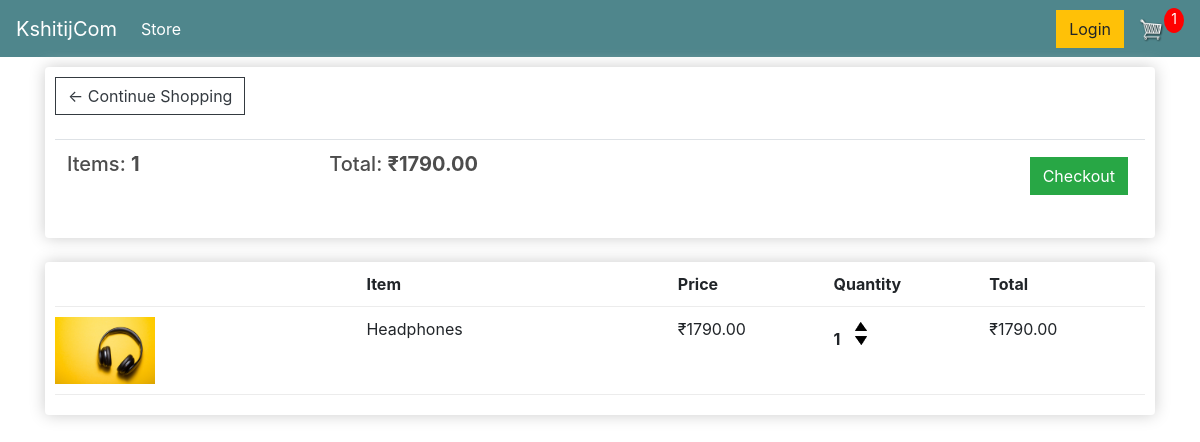
The app's page /cart/ (signed in) with its own data.
### store/models.py (models this page shows, shortened)
class Order(models.Model):
    customer = models.ForeignKey(Customer, on_delete=models.SET_NULL, blank=True, null=True)
    date_ordered = models.DateTimeField(auto_now_add=True)
    complete = models.BooleanField(default=False, null=True, blank=False)
    transcation_id = models.CharField(max_length=200, null=True)
    @property
    def get_cart_total(self):
        orderitems = self.orderitem_set.all()
        total = sum([item.get_total for item in orderitems])
        return total
    @property
    def get_cart_items(self):
        orderitems = self.orderitem_set.all()
        total = sum([item.quantity for item in orderitems])
        return total

class OrderItem(models.Model):
    product = models.ForeignKey(Product, on_delete=models.SET_NULL, blank=False, null=True)
    order = models.ForeignKey(Order, on_delete=models.SET_NULL, blank=False, null=True)
    quantity = models.IntegerField(default=0, null=True, blank=True)
    date_added = models.DateTimeField(auto_now_add=True)
    @property
    def get_total(self):
        total = self.product.price * self.quantity
        return total

class Product(models.Model):
    name = models.CharField(max_length=200, null=True)
    price = models.DecimalField(max_digits=7, decimal_places=2)
    digital = models.BooleanField(default=False, null=True, blank=False)
    image = models.ImageField(null=True, blank=True, default="static/images/NOimage.jpg")
    @property
    def imageURL(self):
        try:
            url = self.image.url
        except:
            url = "static/images/NOimage.jpg"
        return url

### store/views.py (the view)
# urls.py: path('cart/', views.cart, name='cart'),
def cart(request):
    data = cartData(request)
    cartItems = data['cartItems']
    order = data['order']
    items = data['items']
    context = {'items': items, 'order': order, 'cartItems': cartItems}
    return render(request, 'store/cart.html', context)

### store/utils.py (called while the page is built)
def cartData(request):
    if request.user.is_authenticated:
        customer = request.user.customer
        order, created = Order.objects.get_or_create(customer=customer, complete=False)
        items = order.orderitem_set.all()
        cartItems = order.get_cart_items
    else:
        cookieData = cookieCart(request)
        cartItems = cookieData['cartItems']
        order = cookieData['order']
        items = cookieData['items']
    return {'cartItems': cartItems, 'order': order, 'items': items}

### store/templates/store/cart.html
{% extends 'store/main.html'%}
{% load static %}
{% block content %}
<div class="row">
    <div class="col-lg-12">
        <div class="box-element">
            <a class="btn btn-outline-dark" href="{% url 'store'%}">&#x2190; Continue Shopping</a>
            <br><br>
            <table class="table">
                <tr>
                    <th><h5>Items: <strong>{{order.get_cart_items}}</strong></h5></th>
                    <th><h5>Total: <strong>₹{{order.get_cart_total|floatformat:2}}</strong></h5></th>
                    <th>
                        <a style="float:right; margin:5px" class="btn btn-success" href="{% url 'checkout' %}">Checkout</a>
                    </th>
                </tr>
            </table>
        </div>
        <br>
        <div class="box-element">
            <div class="cart-row">
                <div style="flex:2"></div>
                <div style="flex:2"><strong>Item</strong></div>
                <div style="flex:1"><strong>Price</strong></div>
                <div style="flex:1"><strong>Quantity</strong></div>
                <div style="flex:1"><strong>Total</strong></div>
            </div>
            {% for item in items %}
            <div class="cart-row">
                <div style="flex:2"><img class ="row-image" src="{{item.product.imageURL}}" alt=""></div>
                <div style="flex:2">{{item.product.name}}</div>
                <div style="flex:1">₹{{item.product.price|floatformat:2}}</div>
                <div style="flex:1">
                    <p class="quantity">{{item.quantity}}</p>
                    <div class="quantity">
                        <img data-product={{item.product.id}} data-action="add"
                             src="{% static 'images/arrow-up.png' %}" class="chg-quantity update-cart">
                        <img data-product={{item.product.id}} data-action="remove"
                             src="{% static 'images/arrow-down.png' %}" class="chg-quantity update-cart">
                    </div>
                </div>
                <div style="flex:1">₹{{item.get_total|floatformat:2}}</div>
            </div>
            {% endfor %}
        </div>
    </div>
</div>
{% endblock content%}

### static/css/main.css (style rules this page uses)
h1,h2,h3,h4,h5,h6 { color:hsl(0, 0%, 30%); }
.box-element { box-shadow:hsl(0, 0%, 80%) 0 0 16px; background-color: #fff; border-radius: 4px; padding: 10px; }
.col-lg-4, .col-lg-6, .col-lg-8, .col-lg-12 { margin-top: 10px; }
.btn { border-radius: 0; }
.row-image { width: 100px; }
.cart-row { display: flex; align-items: flex-stretch; padding-bottom: 10px; margin-bottom: 10px; border-bottom: 1px solid #ececec; }
.quantity { display: inline-block; font-weight: 700; padding-right:10px; }
.chg-quantity { width: 12px; cursor: pointer; display: block; margin-top: 5px; transition:.1s; }

### records on screen
Order: get_cart_items "1", get_cart_total "1790.00"
OrderItem: product.imageURL (picture), product.name "Headphones", product.price "1790.00", quantity "1", get_total "1790.00"

### other values on screen
{{ cartItems }} "1"
